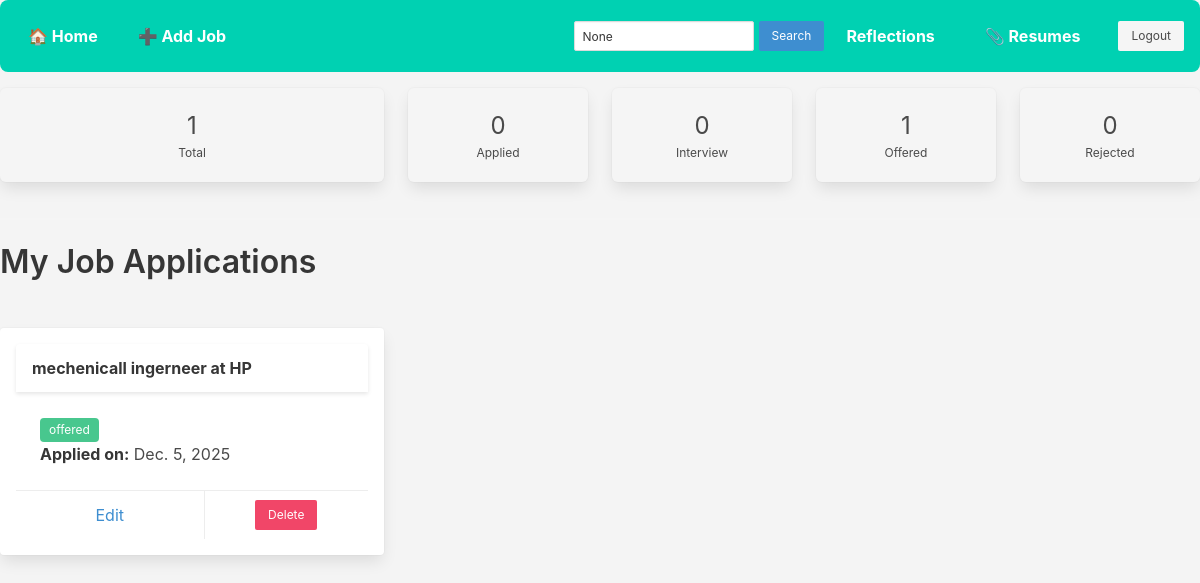
The page /joblist/?status=offered (signed in) on the database its author committed.
### jobs/models.py (models this page shows, shortened)
class Job(models.Model):
    STATUS_CHOICES = [
        ('applied', 'Applied'),
        ('interviewing', 'Interviewing'),
        ('offered', 'Offered'),
        ('rejected', 'Rejected'),
    ]
    user = models.ForeignKey(User, on_delete=models.CASCADE)
    company_name = models.CharField(max_length=100)
    position = models.CharField(max_length=100)
    application_date = models.DateField()
    status = models.CharField(max_length=20, choices=STATUS_CHOICES)
    notes = models.TextField(blank=True)
    from django.db import models

### jobs/views.py (the view)
# urls.py: path('joblist/', views.job_list, name="joblist"),
@login_required
def job_list(request):
    jobs = Job.objects.filter(user=request.user)
    query = request.GET.get('q')
    status_filter = request.GET.get('status')
    if query:
        jobs = jobs.filter(
            Q(company_name__icontains=query) | Q(position__icontains=query)
        )
    if status_filter and status_filter != "All":
        jobs = jobs.filter(status=status_filter)
    total_jobs = jobs.count()
    status_counts = {
        'Applied': jobs.filter(status='applied').count(),
        'Interview': jobs.filter(status='interviewing').count(),
        'Offered': jobs.filter(status='offered').count(),
        'Rejected': jobs.filter(status='rejected').count(),
    }
    context = {
        'jobs': jobs,
        'total_jobs': total_jobs,
        'status_counts': status_counts,
        'query': query,
        'status_filter': status_filter,
        'status_choices': ['All', 'Applied', 'Interview', 'Offered', 'Rejected']
    }
    return render(request, 'job_list.html', context)

### jobs/templates/job_list.html (shortened to what this page needs)
{% extends 'base.html' %}
{% block content %}
<div class="navbar mb-4 is-flex is-align-items-center is-justify-content-space-between">
      <div class="navbar-start">
        <a class="navbar-item">🏠 Home</a>
        <a class="navbar-item" href="{% url 'create_job' %}">➕ Add Job</a>
      </div>
      <div class="navbar-end is-flex is-align-items-center" style="gap: 10px;">
      <form method="GET" class="is-flex is-align-items-center" style="gap: 5px;">
        <input type="text" name="q" placeholder="Search"
              value="{{ query }}" class="input is-small" style="width: 180px;">
        <button type="submit" class="button is-info is-small">Search</button>
      </form>
      <a class="navbar-item" href="{% url 'reflection_list' %}"> Reflections</a>
      <a class="navbar-item" href="{% url 'resume_list' %}">📎 Resumes</a>
          <form action="{% url 'logout' %}" method="post">
            <button class="button is-light is-small" type="submit">Logout</button>
          </form>
          </div>
        </div>
        <div class="columns is-multiline is-mobile mb-5">
            <div class="column is-4">
              <a href="{% url 'joblist' %}" class="box has-text-centered {% if not status_filter or status_filter == 'All' %}has-background-link-light has-text-weight-bold{% else %}has-background-light{% endif %}">
                <p class="is-size-4">{{ total_jobs }}</p>
                <p class="is-size-7">Total</p>
              </a>
            </div>
            <div class="column is-2">
              <a href="?status=applied" class="box has-text-centered {% if status_filter == 'Applied' %}has-background-warning-light has-text-weight-bold{% else %}has-background-light{% endif %}">
                <p class="is-size-4">{{ status_counts.Applied }}</p>
                <p class="is-size-7">Applied</p>
              </a>
            </div>
            <div class="column is-2">
              <a href="?status=interviewing" class="box has-text-centered {% if status_filter == 'Interview' %}has-background-info-light has-text-weight-bold{% else %}has-background-light{% endif %}">
                <p class="is-size-4">{{ status_counts.Interview }}</p>
                <p class="is-size-7">Interview</p>
              </a>
            </div>
            <div class="column is-2">
              <a href="?status=offered" class="box has-text-centered {% if status_filter == 'Offered' %}has-background-success-light has-text-weight-bold{% else %}has-background-light{% endif %}">
                <p class="is-size-4">{{ status_counts.Offered }}</p>
                <p class="is-size-7">Offered</p>
              </a>
            </div>
            <div class="column is-2">
              <a href="?status=rejected" class="box has-text-centered {% if status_filter == 'Rejected' %}has-background-danger-light has-text-weight-bold{% else %}has-background-light{% endif %}">
                <p class="is-size-4">{{ status_counts.Rejected }}</p>
                <p class="is-size-7">Rejected</p>
              </a>
            </div>
        </div>
<hr>
<h1 class="title">My Job Applications</h1>
<br>
            <div class="columns is-multiline">
              {% for job in jobs %}
                <div class="column is-one-third">
                  <div class="card">
                    <header class="card-header">
                      <p class="card-header-title">
                        {{ job.position }} at {{ job.company_name }}
                      </p>
                    </header>
                    <div class="card-content">
                      <div class="content">
                        <span class="tag
                          {% if job.status == 'applied' %}is-warning
                          {% elif job.status == 'interviewing' %}is-info
                          {% elif job.status == 'offered' %}is-success
                          {% elif job.status == 'rejected' %}is-danger
                          {% else %}is-light{% endif %}">
                          {{ job.status }}
                        </span>
                        <p><strong>Applied on:</strong> {{ job.application_date }}</p>
                      </div>
                    </div>
                    <footer class="card-footer">
                      <a href="{% url 'update_job' job.pk %}" class="card-footer-item has-text-info">Edit</a>
                      <form method="POST" action="{% url 'reflect_and_delete' job.id %}" onsubmit="return confirmDelete();" class="card-footer-item p-0">
                        <button type="submit" class="button is-danger is-small m-2">Delete</button>
                      </form>
                    </footer>
                  </div>
                </div>
              {% empty %}
                <p class="has-text-grey">No jobs added yet.</p>
              {% endfor %}
            </div>
{% endblock %}

### jobs/templates/base.html (style rules this page uses)
body { padding: 0rem; background-color: #f4f4f4; }
.navbar { background-color: #00d1b2; padding: 1rem; border-radius: 8px; margin-bottom: 2rem; }
.navbar a { color: white; font-weight: bold; margin-right: 1rem; }
.card { padding: 1rem; margin-bottom: 1rem; }

### rows shown on the page
Job: position "mechenicall ingerneer", company_name "HP", status "offered", application_date "Dec. 5, 2025"

### other values the page prints
{{ total_jobs }} "1"
{{ status_counts.Applied }} "0"
{{ status_counts.Interview }} "0"
{{ status_counts.Offered }} "1"
{{ status_counts.Rejected }} "0"
